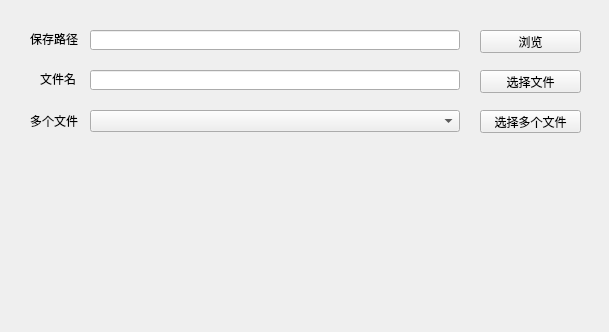
<?xml version="1.0" encoding="UTF-8"?>
<ui version="4.0">
 <class>Widget</class>
 <widget class="QWidget" name="Widget">
  <property name="geometry">
   <rect>
    <x>0</x>
    <y>0</y>
    <width>609</width>
    <height>332</height>
   </rect>
  </property>
  <property name="windowTitle">
   <string>Widget</string>
  </property>
  <widget class="QPushButton" name="btn1">
   <property name="geometry">
    <rect>
     <x>480</x>
     <y>30</y>
     <width>101</width>
     <height>23</height>
    </rect>
   </property>
   <property name="text">
    <string>浏览</string>
   </property>
  </widget>
  <widget class="QLabel" name="label">
   <property name="geometry">
    <rect>
     <x>30</x>
     <y>33</y>
     <width>54</width>
     <height>12</height>
    </rect>
   </property>
   <property name="text">
    <string>保存路径</string>
   </property>
  </widget>
  <widget class="QLineEdit" name="lineEdit1">
   <property name="geometry">
    <rect>
     <x>90</x>
     <y>30</y>
     <width>370</width>
     <height>20</height>
    </rect>
   </property>
  </widget>
  <widget class="QLabel" name="label_2">
   <property name="geometry">
    <rect>
     <x>40</x>
     <y>73</y>
     <width>54</width>
     <height>12</height>
    </rect>
   </property>
   <property name="text">
    <string>文件名</string>
   </property>
  </widget>
  <widget class="QLabel" name="label_3">
   <property name="geometry">
    <rect>
     <x>30</x>
     <y>115</y>
     <width>54</width>
     <height>12</height>
    </rect>
   </property>
   <property name="text">
    <string>多个文件</string>
   </property>
  </widget>
  <widget class="QLineEdit" name="lineEdit2">
   <property name="geometry">
    <rect>
     <x>90</x>
     <y>70</y>
     <width>370</width>
     <height>20</height>
    </rect>
   </property>
  </widget>
  <widget class="QComboBox" name="comboBox">
   <property name="geometry">
    <rect>
     <x>90</x>
     <y>110</y>
     <width>370</width>
     <height>22</height>
    </rect>
   </property>
  </widget>
  <widget class="QPushButton" name="btn3">
   <property name="geometry">
    <rect>
     <x>480</x>
     <y>110</y>
     <width>101</width>
     <height>23</height>
    </rect>
   </property>
   <property name="text">
    <string>选择多个文件</string>
   </property>
  </widget>
  <widget class="QPushButton" name="btn2">
   <property name="geometry">
    <rect>
     <x>480</x>
     <y>70</y>
     <width>101</width>
     <height>23</height>
    </rect>
   </property>
   <property name="text">
    <string>选择文件</string>
   </property>
  </widget>
 </widget>
 <resources/>
 <connections/>
</ui>
